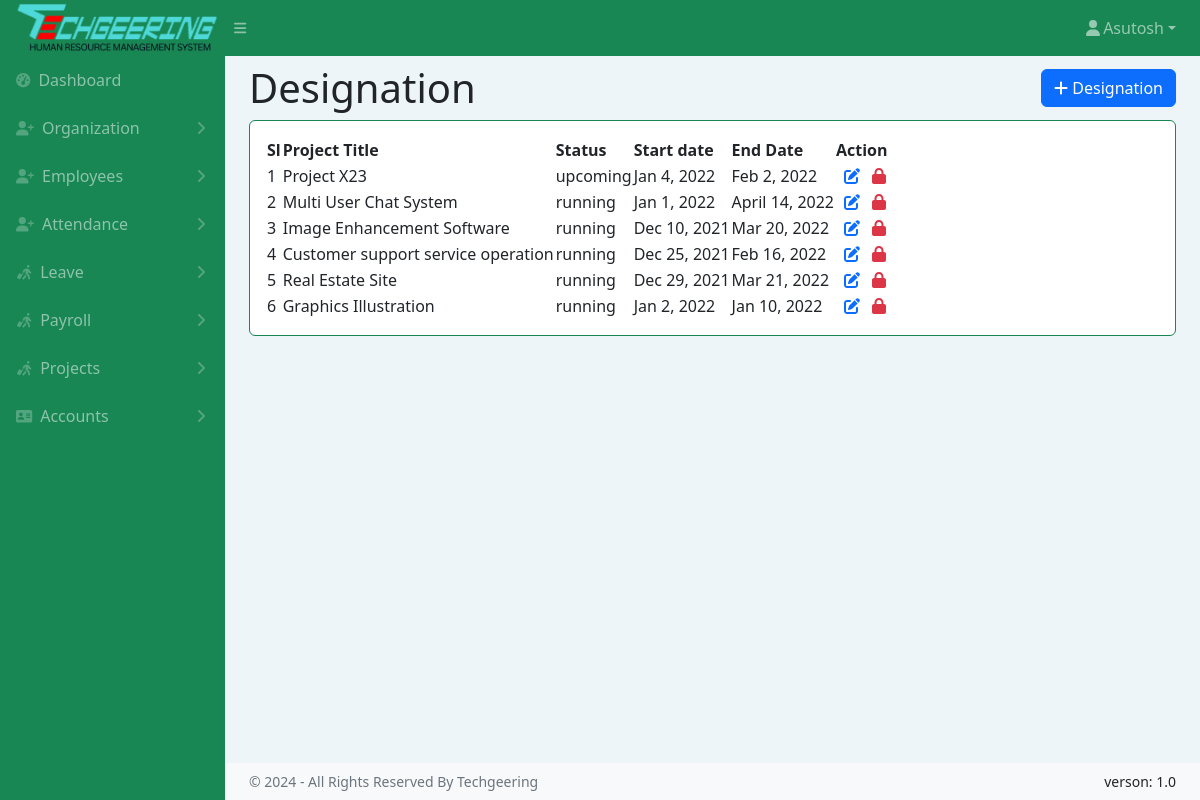
Page /project.php on the earlier database version.
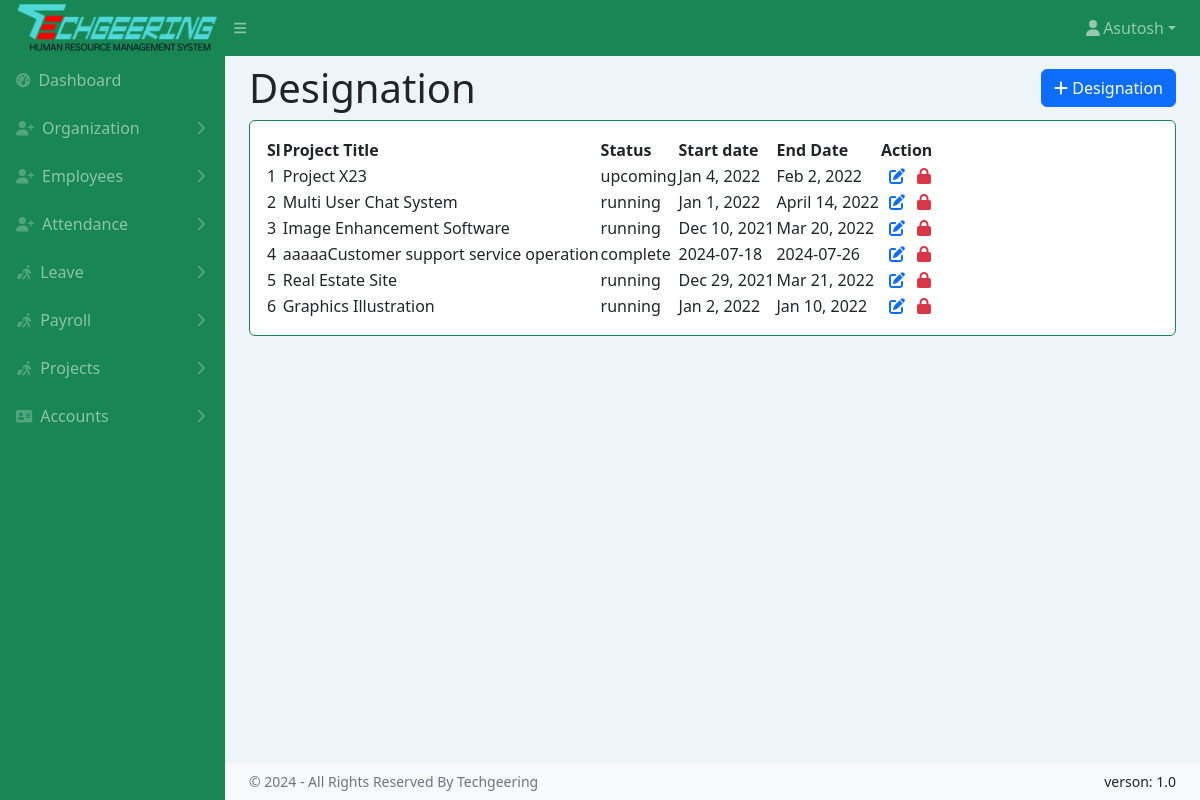
Same page on the later database version.
### tables this page shows
CREATE TABLE `project` (
  `id` int(14) NOT NULL,
  `pro_name` varchar(128) DEFAULT NULL,
  `pro_start_date` varchar(128) DEFAULT NULL,
  `pro_end_date` varchar(128) DEFAULT NULL,
  `pro_description` varchar(1024) DEFAULT NULL,
  `pro_summary` varchar(512) DEFAULT NULL,
  `pro_status` enum('upcoming','complete','running') NOT NULL DEFAULT 'running',
  `progress` varchar(128) DEFAULT NULL
);

### project.php (the view, shortened to what this page needs)
<!DOCTYPE html>
<html lang="en">
<head>
    <link href="https://cdn.jsdelivr.net/npm/simple-datatables@7.1.2/dist/style.min.css" rel="stylesheet" />
    <link href="assets/css/styles.css" rel="stylesheet" />
</head>
<body class="sb-nav-fixed">
    <?php include 'common/topnav.php' ?>
    <div id="layoutSidenav">
        <?php include 'common/sidenav.php' ?>
        <div id="layoutSidenav_content">
            <main>
                <div class="container-fluid px-4">
                    <div class="d-flex justify-content-between align-items-center">
                        <h1 class="my-2">Designation</h1>
                        <button type="button" class="btn btn-primary" data-bs-toggle="modal" data-bs-target="#addDept">
                            <i class="fa-solid fa-plus"></i> Designation
                        </button>
                    </div>
                    <div class="card mb-4">
                        <div class="card-body">
                            <table id="datatablesSimple">
                                <thead>
                                    <tr>
                                        <th>Sl</th>
                                        <th>Project Title</th>
                                        <th>Status</th>
                                        <th>Start date</th>
                                        <th>End Date</th>
                                        <th>Action</th>
                                    </tr>
                                </thead>
                                <tbody>
                                    <?php
                                    include "common/conn.php";
                                    $sql = "SELECT * FROM project";
                                    $result = $conn->query($sql);
                                    if ($result->num_rows > 0) {
                                        while ($row = $result->fetch_assoc()) {
                                    ?>
                                            <tr>
                                            <td><?php echo $row["id"]; ?></td>
                                            <td><?php echo $row["pro_name"]; ?></td>
                                            <td><?php echo $row["pro_status"]; ?></td>
                                            <td><?php echo $row["pro_start_date"]; ?></td>
                                            <td><?php echo $row["pro_end_date"]; ?></td>
                                                <th>
                                                    <i class="fa-solid fa-pen-to-square me-2 ms-2 text-primary"></i>
                                                    <i class="fa-solid fa-lock text-danger"></i>
                                                </th>
                                            </tr>
                                    <?php
                                        }
                                    } else {
                                        echo "0 results";
                                    }
                                    ?>
                                </tbody>
                            </table>
                        </div>
                    </div>
                </div>
            </main>
            <?php include 'common/copyrightfooter.php' ?>
        </div>
    </div>
</body>
</html>

### common/topnav.php (shortened to what this page needs)
<nav class="sb-topnav navbar navbar-expand navbar-dark bg-success">
    <a class="navbar-brand ps-3 text-center" href="index.php">
        <img src="assets/img/logo.png" class="img-fluid">
    </a>
    <button class="btn btn-link btn-sm order-1 order-lg-0 me-4 me-lg-0" id="sidebarToggle" href="#!"><i
            class="fas fa-bars"></i></button>
    <ul class="navbar-nav ms-auto me-0 me-md-3 my-2 my-md-0">
        <li class="nav-item dropdown">
            <a class="nav-link dropdown-toggle" id="navbarDropdown" href="#" role="button" data-bs-toggle="dropdown"
                aria-expanded="false"><i class="fas fa-user fa-fw"></i>Asutosh</a>
        </li>
    </ul>
</nav>

### common/sidenav.php (shortened to what this page needs)
<div id="layoutSidenav_nav">
    <nav class="sb-sidenav accordion bg-success sb-sidenav-dark" id="sidenavAccordion">
        <div class="sb-sidenav-menu">
            <div class="nav">
                <a class="nav-link" href="index.php">
                    <div class="sb-nav-link-icon"><i class="fas fa-tachometer-alt"></i></div>
                    Dashboard
                </a>
                <a class="nav-link collapsed" href="#" data-bs-toggle="collapse" data-bs-target="#Organization"
                    aria-expanded="false" aria-controls="collapseLayouts">
                    <div class="sb-nav-link-icon"><i class="fa-solid fa-user-plus"></i></div>
                    Organization
                    <div class="sb-sidenav-collapse-arrow"><i class="fas fa-angle-down"></i></div>
                </a>
                <a class="nav-link collapsed" href="#" data-bs-toggle="collapse" data-bs-target="#EmployeesLayouts"
                    aria-expanded="false" aria-controls="collapseLayouts">
                    <div class="sb-nav-link-icon"><i class="fa-solid fa-user-plus"></i></div>
                    Employees
                    <div class="sb-sidenav-collapse-arrow"><i class="fas fa-angle-down"></i></div>
                </a>
                <a class="nav-link collapsed" href="#" data-bs-toggle="collapse" data-bs-target="#Attendance"
                    aria-expanded="false" aria-controls="collapseLayouts">
                    <div class="sb-nav-link-icon"><i class="fa-solid fa-user-plus"></i></div>
                    Attendance
                    <div class="sb-sidenav-collapse-arrow"><i class="fas fa-angle-down"></i></div>
                </a>
                <a class="nav-link collapsed" href="#" data-bs-toggle="collapse" data-bs-target="#LeaveLayouts"
                    aria-expanded="false" aria-controls="collapseLayouts">
                    <div class="sb-nav-link-icon"><i class="fa-solid fa-person-walking-luggage"></i></div>
                    Leave
                    <div class="sb-sidenav-collapse-arrow"><i class="fas fa-angle-down"></i></div>
                </a>
                <a class="nav-link collapsed" href="#" data-bs-toggle="collapse" data-bs-target="#Payroll"
                    aria-expanded="false" aria-controls="collapseLayouts">
                    <div class="sb-nav-link-icon"><i class="fa-solid fa-person-walking-luggage"></i></div>
                    Payroll
                    <div class="sb-sidenav-collapse-arrow"><i class="fas fa-angle-down"></i></div>
                </a>
                <a class="nav-link collapsed" href="#" data-bs-toggle="collapse" data-bs-target="#ProjectLayouts"
                    aria-expanded="false" aria-controls="collapseLayouts">
                    <div class="sb-nav-link-icon"><i class="fa-solid fa-person-walking-luggage"></i></div>
                    Projects
                    <div class="sb-sidenav-collapse-arrow"><i class="fas fa-angle-down"></i></div>
                </a>
                <a class="nav-link collapsed" href="#" data-bs-toggle="collapse" data-bs-target="#account"
                    aria-expanded="false" aria-controls="collapseLayouts">
                    <div class="sb-nav-link-icon"><i class="fa-solid fa-address-card"></i></div>
                    Accounts
                    <div class="sb-sidenav-collapse-arrow"><i class="fas fa-angle-down"></i></div>
                </a>
            </div>
        </div>
    </nav>
</div>

### common/copyrightfooter.php
<footer class="py-2 bg-light mt-auto">
    <div class="container-fluid px-4">
        <div class="d-flex align-items-center justify-content-between small">
            <div class="text-muted">&copy; 2024 - All Rights Reserved By Techgeering</div>
            <div>
                verson: 1.0
            </div>
        </div>
    </div>
</footer>

Differences in the rows shown:
changed project id 4: pro_name "Customer support service operation" → "aaaaaCustomer support service operation"; pro_status "running" → "complete"; pro_start_date "Dec 25, 2021" → "2024-07-18"; pro_end_date "Feb 16, 2022" → "2024-07-26"
